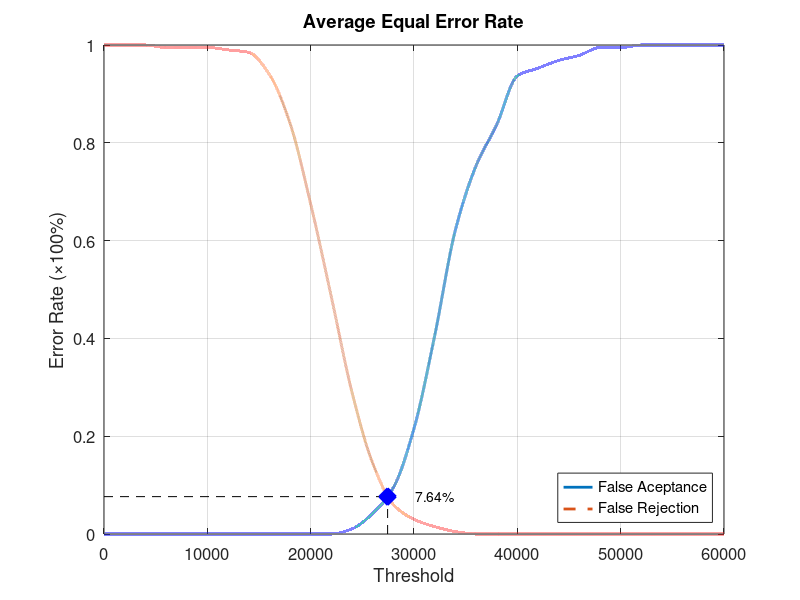
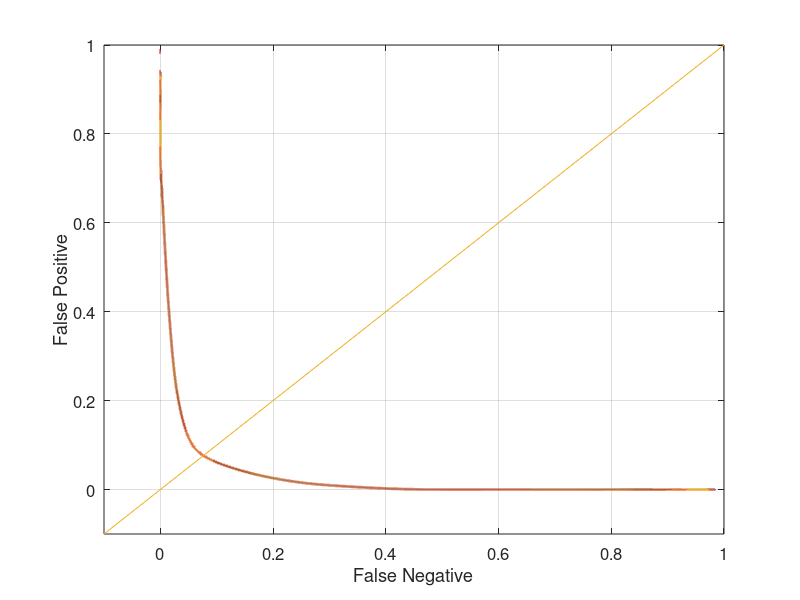

Here is the MATLAB script that generated these plots, in order:
function yEER = Database2_4
close all;
clear;
clc;
x = 0:2000:60000;
xq = 0:0.5:60000;

y0 = [0 0 0 0 0 0 0 0 0 0 0 0 0.0105263 0.0421053 0.0947368 0.215789 0.405263 0.621053 0.752632 0.836842 0.936842 0.952632 0.968421 0.978947 0.994737 0.994737 1 1 1 1 1];
yy0 = interp1(x, y0, xq, 'pchip');
y1 = [1 1 1 0.995 0.995 0.995 0.99 0.985 0.94 0.84 0.675 0.485 0.29 0.145 0.06 0.03 0.015 0.005 0 0 0 0 0 0 0 0 0 0 0 0 0];
yy1 = interp1(x, y1, xq, 'pchip');

% Calculating EER: 
y2 = abs(y0 - y1);
find(y2 == min(y2))
yy2 = abs(yy0 - yy1);
xEER = find(yy2 == min(yy2));
xEERIndex = xq(xEER) % X-axis EER
yEER = yy0(xEER) % Y-axis EER

main = figure
plot(xq, yy0,'-','LineWidth', 2);	hold on
plot(xq, yy1,'--','LineWidth', 2);	hold on
plot([xEERIndex xEERIndex], [0 yEER], 'k--');	hold on
plot([0 xEERIndex], [yEER yEER], 'k--');	hold on
plot(xEERIndex, yEER, 'bx', 'LineWidth', 10);	hold on
text(xEERIndex + 10 * xEERIndex / 100, yEER, [num2str(round((10000 * yEER)) / 100) '%'])
legend('False Aceptance', 'False Rejection', 'Location', 'SouthEast')
xlabel('Threshold')
ylabel('Error Rate (\times100%)')
title('Average Equal Error Rate')
set(gca, 'FontSize', 12)
axis([0 60000 0 1])
grid on

print(main, 'Database2_4Main', '-dpng');
FNRxFPR = figure('Color', [1 1 1]);
plot(yy1, yy0, '-', yy1, yy0, 'LineWidth', 2);
hold on
y = -0.1:0.1:1
plot(y, y); 
set(gca, 'FontSize', 12)
xlabel('False Negative')
ylabel('False Positive')
axis([-0.1 1 -0.1 1])
set(gca, 'FontSize', 12)
grid on

print(FNRxFPR, 'Database2_4FNRxFPR','-dpng');
end
